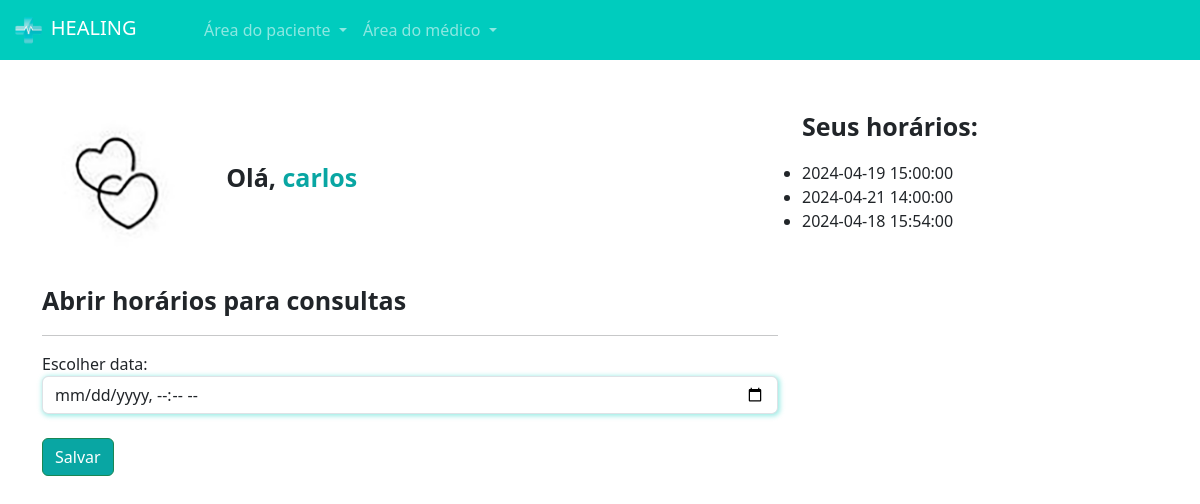
The page /medicos/abrir_horario/ (signed in) on the database as committed earlier.
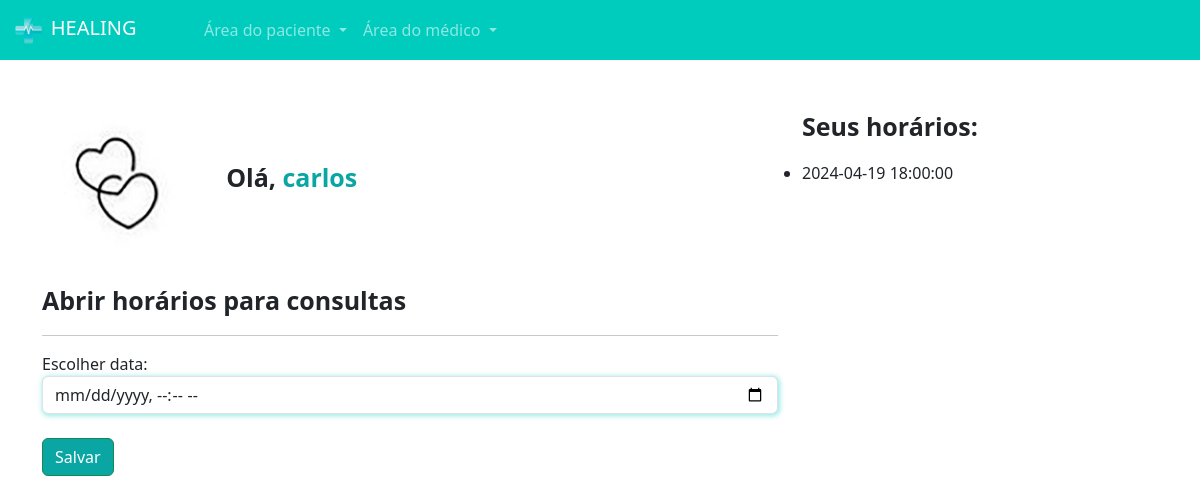
The same page on the database as committed later.
### medico/models.py (models this page shows, shortened)
class DadosMedico(models.Model):
    crm = models.CharField(max_length=30)
    nome = models.CharField(max_length=100)
    cep = models.CharField(max_length=15)
    rua = models.CharField(max_length=100)
    bairro = models.CharField(max_length=100)
    numero = models.IntegerField()
    rg = models.ImageField(upload_to='rgs')
    cedula_identidade_medica = models.ImageField(upload_to='cim')
    foto = models.ImageField(upload_to='fotos_perfil')
    descricao = models.TextField()
    valor_consulta = models.FloatField(default=100)
    user = models.ForeignKey(User, on_delete=models.DO_NOTHING)
    especialidade = models.ForeignKey(Especialidades, on_delete=models.DO_NOTHING)

class DatasAbertas(models.Model):
      data = models.DateTimeField()
      user = models.ForeignKey(User, on_delete=models.DO_NOTHING)
      agendado = models.BooleanField(default=False)
      def __str__(self):
          return str(self.data)

### medico/views.py (the view, shortened to what this page needs)
# urls.py: path('abrir_horario/',  views.abrir_horario, name="abrir_horario"),
def abrir_horario(request):
    if not is_medico(request.user):
        messages.add_message(request, constants.WARNING, 'Somente medicos podem abrir horarios')
        return redirect('/usuarios/sair')
    if request.method == "GET":
        dados_medicos = DadosMedico.objects.get(user=request.user)
        datas_abertas = DatasAbertas.objects.filter(user=request.user)
        return render(request, 'abrir_horario.html', {'dados_medicos':dados_medicos, 'datas_abertas':datas_abertas, 'is_medico': is_medico(request.user)})

### medico/models.py (called while the page is built)
def is_medico(user):
    return DadosMedico.objects.filter(user=user).exists()

### medico/templates/abrir_horario.html (shortened to what this page needs)
{% extends "base.html" %}
{% load static %}
{% block 'head' %}
    <link rel="stylesheet" href="{% static 'medicos/css/abrir_horario.css' %}">
    <link rel="stylesheet" href="{% static 'usuarios/css/usuarios.css' %}">
    <link rel="stylesheet" href="{% static 'medicos/css/cadastro_medico.css' %}">
{% endblock 'head' %}
{% block 'body' %}
{% include "partials/navbar.html" %}
    <div class="container">
        <br><br>
        <div class="row">
            <div class="col-md-8">
                <img src="{{dados_medicos.foto.url}}"  class="foto-perfil" alt="">
                <label style="margin-left: 30px; font-size: 25px" class="p-bold">Olá, <span class="color-dark">{{request.user.username}}</span></label>
                <br>
                <br>
                <p style="font-size: 25px" class="p-bold">Abrir horários para consultas</p>
                <hr>
                <form action="{% url 'abrir_horario' %}" method="POST">{% csrf_token %}
                    <label for="">Escolher data:</label>
                    <input type="datetime-local" name="data" class="form-control shadow-main-color">
                    <br>
                    <input type="submit" value="Salvar" class="btn btn-success btn-dark-color">
                </form>
            </div>
            <div class="col-md-4">
                <p style="font-size: 25px" class="p-bold">Seus horários:</p>
                <ul class="list-group">
                    {% for data in datas_abertas %}
                    <li>{{data}}</li>
                    {% endfor %}
                </ul>
            </div>
        </div>
    </div>
{% endblock 'body' %}

### templates/base.html (shortened to what this page needs)
{% load static %}
<!doctype html>
<html lang="en">
 <head>
    <link rel="stylesheet" href="{% static 'geral/css/base.css' %}">
    <link href="https://cdn.jsdelivr.net/npm/bootstrap@5.3.3/dist/css/bootstrap.min.css" rel="stylesheet">
    {% block 'head' %}{% endblock 'head' %}
 </head>
 <body>
    {% block 'body' %}{% endblock 'body' %}
 </body>
</html>

### templates/partials/navbar.html (shortened to what this page needs)
{% load static %}
<nav class="navbar navbar-expand-lg navbar-dark bg-color-dark">
    <div class="container-fluid">
      <a class="navbar-brand" href="#"><img src="{% static 'geral/img/logo.png' %}" width="20%" alt="">&nbspHEALING</a>
      <div class="collapse navbar-collapse" id="navbarNav">
        <ul class="navbar-nav">
            <li class="nav-item dropdown">
                <a class="nav-link dropdown-toggle" href="#" id="navbarDropdownMenuLink" role="button" data-bs-toggle="dropdown" aria-expanded="false">
                  Área do paciente
                </a>
            </li>
            {% if is_medico %}
                <li class="nav-item dropdown">
                    <a class="nav-link dropdown-toggle" href="#" id="navbarDropdownMenuLink" role="button" data-bs-toggle="dropdown" aria-expanded="false">
                        Área do médico
                    </a>
                </li>
            {% else %}
                <li class="nav-item">
                    <a class="nav-link" href="{% url 'cadastro_medico' %}">Sou médico</a>
                </li>
            {% endif %}
        </ul>
      </div>
    </div>
  </nav>

### templates/static/geral/css/base.css (style rules this page uses)
:root { --main-color: #00CCBE; --dark-color: #09A6A3; --contrast-color: #FFD686; }
.bg-color-dark { background-color: var(--main-color); }
.p-bold { font-weight: bold; }
.color-dark { color: var(--dark-color); }

### templates/static/medicos/css/abrir_horario.css (style rules this page uses)
.foto-perfil { width: 150px; height: 150px; border-radius: 75px; }

### templates/static/usuarios/css/usuarios.css (style rules this page uses)
.btn-dark-color { background-color: var(--dark-color); color: white; }

### templates/static/medicos/css/cadastro_medico.css (style rules this page uses)
.shadow-main-color { box-shadow: 1px 1px 5px 1px rgba(0, 204, 190,.4); }

Rows that differ between the two databases and show on the page:
removed DatasAbertas: data "2024-04-19 15:00:00"
removed DatasAbertas: data "2024-04-21 14:00:00"
removed DatasAbertas: data "2024-04-18 15:54:00"
added DatasAbertas: data "2024-04-19 18:00:00"
